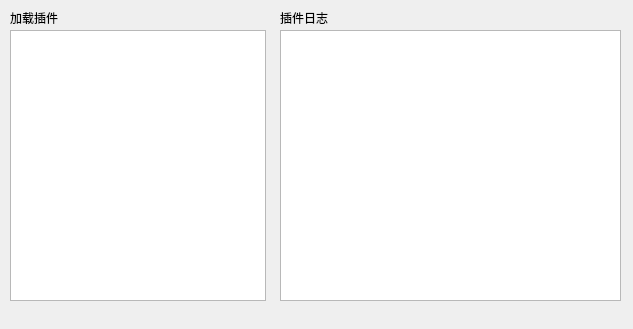
<?xml version="1.0" encoding="UTF-8"?>
<ui version="4.0">
 <class>QGCPluginHost</class>
 <widget class="QWidget" name="QGCPluginHost">
  <property name="geometry">
   <rect>
    <x>0</x>
    <y>0</y>
    <width>633</width>
    <height>329</height>
   </rect>
  </property>
  <property name="windowTitle">
   <string>Form</string>
  </property>
  <widget class="QListWidget" name="pluginListWidget">
   <property name="geometry">
    <rect>
     <x>10</x>
     <y>30</y>
     <width>256</width>
     <height>271</height>
    </rect>
   </property>
  </widget>
  <widget class="QTextEdit" name="pluginLog">
   <property name="geometry">
    <rect>
     <x>280</x>
     <y>30</y>
     <width>341</width>
     <height>271</height>
    </rect>
   </property>
   <property name="readOnly">
    <bool>true</bool>
   </property>
  </widget>
  <widget class="QLabel" name="label">
   <property name="geometry">
    <rect>
     <x>10</x>
     <y>10</y>
     <width>121</width>
     <height>16</height>
    </rect>
   </property>
   <property name="text">
    <string>加载插件</string>
   </property>
  </widget>
  <widget class="QLabel" name="label_2">
   <property name="geometry">
    <rect>
     <x>280</x>
     <y>10</y>
     <width>91</width>
     <height>16</height>
    </rect>
   </property>
   <property name="text">
    <string>插件日志</string>
   </property>
  </widget>
 </widget>
 <resources/>
 <connections/>
</ui>
